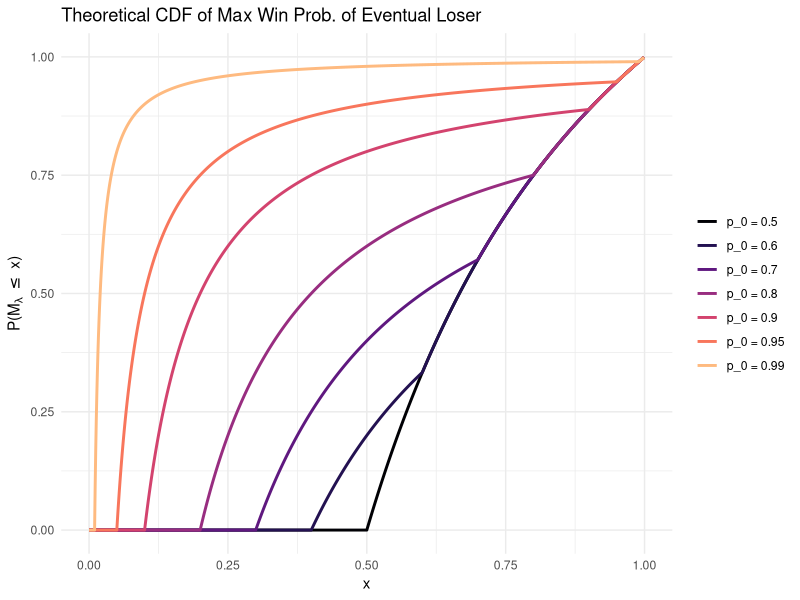
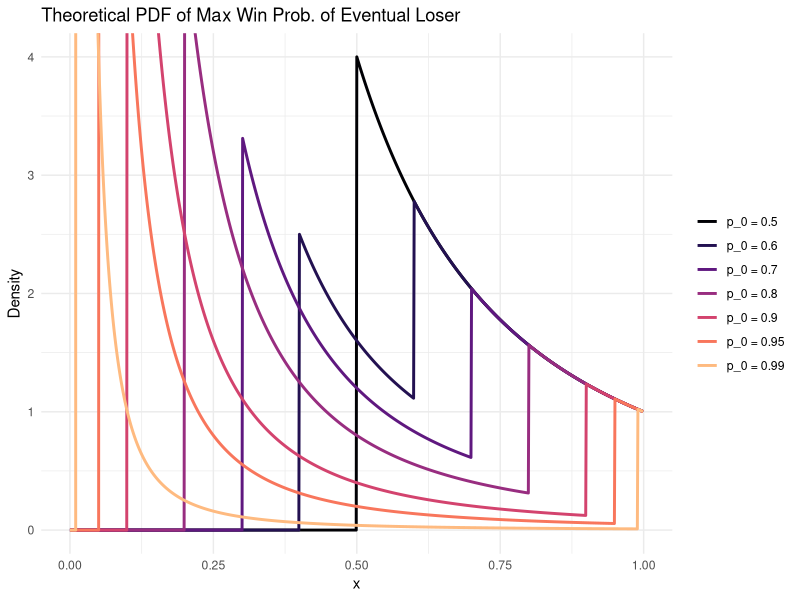

Generate these figures, in order, with R:
library(tidyverse)

# Define the piecewise upper tail distribution P(M_ℓ ≥ x) for given p_0
mixture_upper_tail = function(x, p0) {
  if (p0 < 0.5) {
    # For p0 < 0.5, swap roles
    return(mixture_upper_tail(x, 1 - p0))
  }
  
  # For p0 >= 0.5
  case_when(
    x < 1 - p0 ~ 1,
    x < p0 ~ (1 - p0) / x,  # CORRECTED: includes contribution from team A losing
    x >= p0 & x < 1 ~ (1 - x) / x,
    x >= 1 ~ 0,
    TRUE ~ NA_real_
  )
}

# Define the PDF (derivative of the CDF, which is 1 - upper tail)
mixture_pdf = function(x, p0) {
  if (p0 < 0.5) {
    return(mixture_pdf(x, 1 - p0))
  }
  
  # For p0 >= 0.5
  # PDF is negative derivative of upper tail
  # For 1-p0 ≤ x < p0: P(M_ℓ ≥ x) = (1-p0)/x, so PDF = (1-p0)/x^2
  # For x ≥ p0: P(M_ℓ ≥ x) = (1-x)/x, so PDF = 1/x^2
  case_when(
    x < 1 - p0 ~ 0,
    x < p0 ~ (1 - p0) / (x^2),
    x >= p0 & x < 1 ~ 1 / (x^2),
    TRUE ~ NA_real_
  )
}

# Create data for plotting
p0_values = c(0.5, 0.6, 0.7, 0.8, 0.9, 0.95, 0.99)
x_values = seq(0, 0.999, by = 0.001)

# Function to format p0 labels with proper decimal places
format_p0_label = function(p0) {
  if (p0 == 0.99 || p0 == 0.95) {
    sprintf("p_0 = %.2f", p0)
  } else {
    sprintf("p_0 = %.1f", p0)
  }
}

# CDF plot data (CDF = 1 - upper tail)
plot_data_cdf = expand_grid(
  p0 = p0_values,
  x = x_values
) %>%
  mutate(
    cdf = 1 - map2_dbl(x, p0, mixture_upper_tail),
    p0_label = factor(map_chr(p0, format_p0_label), 
                      levels = map_chr(p0_values, format_p0_label))
  ) %>%
  filter(!is.na(cdf))

# PDF plot data
plot_data_pdf = expand_grid(
  p0 = p0_values,
  x = x_values
) %>%
  mutate(
    density = map2_dbl(x, p0, mixture_pdf),
    p0_label = factor(map_chr(p0, format_p0_label), 
                      levels = map_chr(p0_values, format_p0_label))
  ) %>%
  filter(!is.na(density))

# Create color palette using viridis magma (generate one extra and drop the brightest)
library(viridisLite)
gradient_colors = viridis(length(p0_values) + 1, option = "magma")[1:length(p0_values)]

# Create the CDF plot
p_cdf = ggplot(plot_data_cdf, aes(x = x, y = cdf, color = p0_label)) +
  geom_line(linewidth = 1) +
  scale_color_manual(
    values = gradient_colors,
    labels = map_chr(p0_values, format_p0_label),
    name = NULL
  ) +
  coord_cartesian(xlim = c(0, 1), ylim = c(0, 1)) +
  labs(
    title = "Theoretical CDF of Max Win Prob. of Eventual Loser",
    x = "x",
    y = expression("P(M"[lambda]*" " <= " x)")
  ) +
  theme_minimal() +
  theme(
    legend.position = "right"
  )

# Create the PDF plot
p_pdf = ggplot(plot_data_pdf, aes(x = x, y = density, color = p0_label)) +
  geom_line(linewidth = 1) +
  scale_color_manual(
    values = gradient_colors,
    labels = map_chr(p0_values, format_p0_label),
    name = NULL
  ) +
  coord_cartesian(xlim = c(0, 1), ylim = c(0, 4)) +
  labs(
    title = "Theoretical PDF of Max Win Prob. of Eventual Loser",
    x = "x",
    y = "Density"
  ) +
  theme_minimal() +
  theme(
    legend.position = "right"
  )

# Save the plots (paths relative to code/ directory)
ggsave("../figures/distributions/sports_cdf.png", p_cdf, width = 8, height = 5, dpi = 300)
ggsave("../figures/distributions/sports_pdf.png", p_pdf, width = 8, height = 5, dpi = 300)

